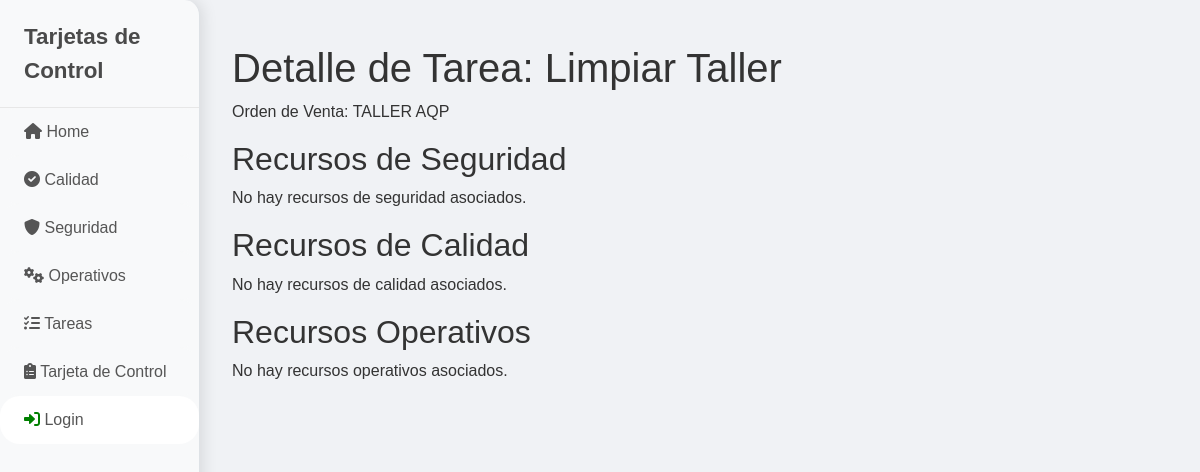
Before: /tareas/tareas/1/ with the older database file.
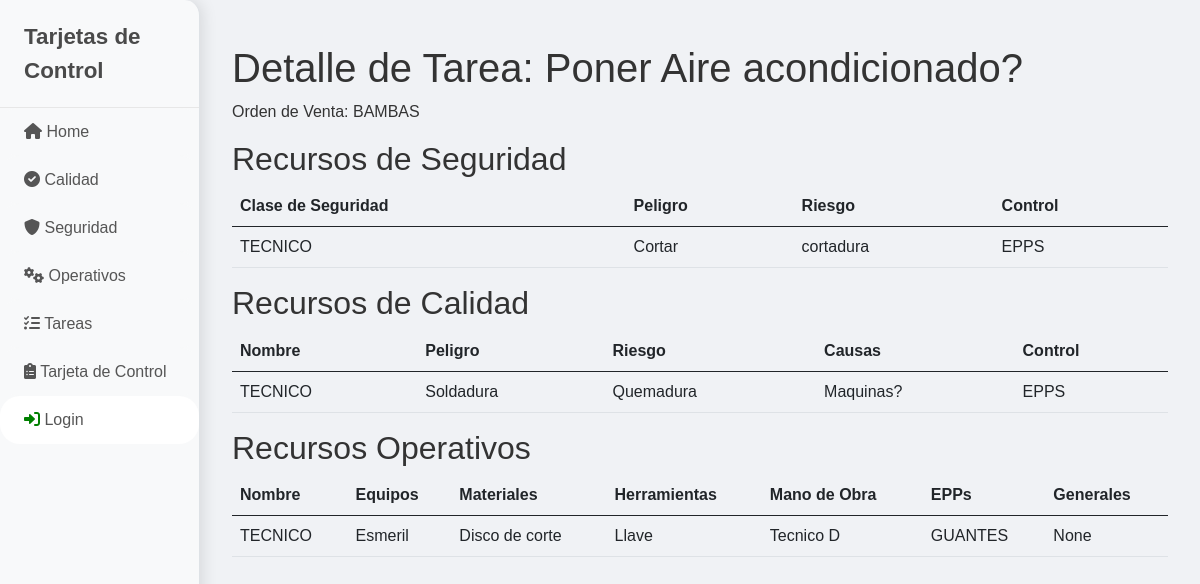
After: the same page with the newer database file.
### modelos/models.py (models this page shows, shortened)
class Tarea(models.Model):
    verbo = models.CharField(max_length=100)
    objeto = models.CharField(max_length=100)
    orden_de_venta = models.CharField(max_length=100, null=True, blank=True)
    recurso_seguridad = models.ManyToManyField(RecursoSeguridad, related_name='tareas', blank=True)
    recurso_calidad = models.ManyToManyField(RecursoCalidad, related_name='tareas', blank=True)
    recurso_operativo = models.ManyToManyField(RecursoOperativo, related_name='tareas', blank=True)

class RecursoSeguridad(models.Model):
    clase_seguridad = models.CharField(max_length=100, blank=True, null=True)
    seguridad_peligro = models.CharField(max_length=100, blank=True, null=True)
    seguridad_riesgo = models.CharField(max_length=100, blank=True, null=True)
    seguridad_control = models.CharField(max_length=100, blank=True, null=True)

class RecursoCalidad(models.Model):
    nombre = models.CharField(max_length=100, blank=True, null=True)
    calidad_peligro = models.CharField(max_length=100, blank=True, null=True)
    calidad_riesgo = models.CharField(max_length=100, blank=True, null=True)
    calidad_causas = models.CharField(max_length=100, blank=True, null=True)
    calidad_control = models.CharField(max_length=100, blank=True, null=True)

class RecursoOperativo(models.Model):
    nombre = models.CharField(max_length=100, blank=True, null=True)
    operativo_equipos = models.CharField(max_length=100, blank=True, null=True)
    operativo_materiales = models.CharField(max_length=100, blank=True, null=True)
    operativo_herramientas = models.CharField(max_length=100, blank=True, null=True)
    operativo_manodeobra = models.CharField(max_length=100, blank=True, null=True)
    operativo_epps = models.CharField(max_length=100, blank=True, null=True)
    operativo_generales = models.CharField(max_length=100, blank=True, null=True)

### tareas/views.py (the view)
# urls.py: path('tareas/<int:tarea_id>/', views.detalle_tarea, name='detalle_tarea'),
def detalle_tarea(request, tarea_id):
    tarea = get_object_or_404(Tarea, id=tarea_id)
    return render(request, 'detalle_tarea.html', {'tarea': tarea})

### tareas/templates/detalle_tarea.html (shortened to what this page needs)
{% extends 'base.html' %}
{% block content %}
<div class="container my-4">
    <h1>Detalle de Tarea: {{ tarea.verbo }} {{ tarea.objeto }}</h1>
    <p>Orden de Venta: {{ tarea.orden_de_venta }}</p>
    <h2>Recursos de Seguridad</h2>
    {% if tarea.recurso_seguridad.all %}
    <table class="table">
        <thead>
            <tr>
                <th>Clase de Seguridad</th>
                <th>Peligro</th>
                <th>Riesgo</th>
                <th>Control</th>
            </tr>
        </thead>
        <tbody>
            {% for recurso in tarea.recurso_seguridad.all %}
            <tr>
                <td>{{ recurso.clase_seguridad }}</td>
                <td>{{ recurso.seguridad_peligro }}</td>
                <td>{{ recurso.seguridad_riesgo }}</td>
                <td>{{ recurso.seguridad_control }}</td>
            </tr>
            {% endfor %}
        </tbody>
    </table>
    {% else %}
    <p>No hay recursos de seguridad asociados.</p>
    {% endif %}
    <h2>Recursos de Calidad</h2>
    {% if tarea.recurso_calidad.all %}
    <table class="table">
        <thead>
            <tr>
                <th>Nombre</th>
                <th>Peligro</th>
                <th>Riesgo</th>
                <th>Causas</th>
                <th>Control</th>
            </tr>
        </thead>
        <tbody>
            {% for recurso in tarea.recurso_calidad.all %}
            <tr>
                <td>{{ recurso.nombre }}</td>
                <td>{{ recurso.calidad_peligro }}</td>
                <td>{{ recurso.calidad_riesgo }}</td>
                <td>{{ recurso.calidad_causas }}</td>
                <td>{{ recurso.calidad_control }}</td>
            </tr>
            {% endfor %}
        </tbody>
    </table>
    {% else %}
    <p>No hay recursos de calidad asociados.</p>
    {% endif %}
    <h2>Recursos Operativos</h2>
    {% if tarea.recurso_operativo.all %}
    <table class="table">
        <thead>
            <tr>
                <th>Nombre</th>
                <th>Equipos</th>
                <th>Materiales</th>
                <th>Herramientas</th>
                <th>Mano de Obra</th>
                <th>EPPs</th>
                <th>Generales</th>
            </tr>
        </thead>
        <tbody>
            {% for recurso in tarea.recurso_operativo.all %}
            <tr>
                <td>{{ recurso.nombre }}</td>
                <td>{{ recurso.operativo_equipos }}</td>
                <td>{{ recurso.operativo_materiales }}</td>
                <td>{{ recurso.operativo_herramientas }}</td>
                <td>{{ recurso.operativo_manodeobra }}</td>
                <td>{{ recurso.operativo_epps }}</td>
                <td>{{ recurso.operativo_generales }}</td>
            </tr>
            {% endfor %}
        </tbody>
    </table>
    {% else %}
    <p>No hay recursos operativos asociados.</p>
    {% endif %}
</div>
{% endblock %}

Changed rows visible on the page:
changed Tarea: verbo "Limpiar" → "Poner"; objeto "Taller" → "Aire acondicionado?"; orden_de_venta "TALLER AQP" → "BAMBAS"
now on this page (row edited): RecursoSeguridad: clase_seguridad "TECNICO", seguridad_peligro "Cortar", seguridad_riesgo "cortadura", seguridad_control "EPPS"
now on this page (row edited): RecursoCalidad: nombre "TECNICO", calidad_peligro "Soldadura", calidad_riesgo "Quemadura", calidad_causas "Maquinas?", calidad_control "EPPS"
now on this page (row edited): RecursoOperativo: nombre "TECNICO", operativo_equipos "Esmeril", operativo_materiales "Disco de corte", operativo_herramientas "Llave", operativo_manodeobra "Tecnico D", operativo_epps "GUANTES", operativo_generales "None"
Other visible differences:
text no longer shown: "No hay recursos de seguridad asociados. No hay recursos de calidad asociados. No hay recursos operativos asociados."
text now shown: "Clase de Seguridad Peligro Riesgo Control Nombre Peligro Riesgo Causas Control Nombre Equipos Materiales Herramientas Mano de Obra EPPs Generales"
